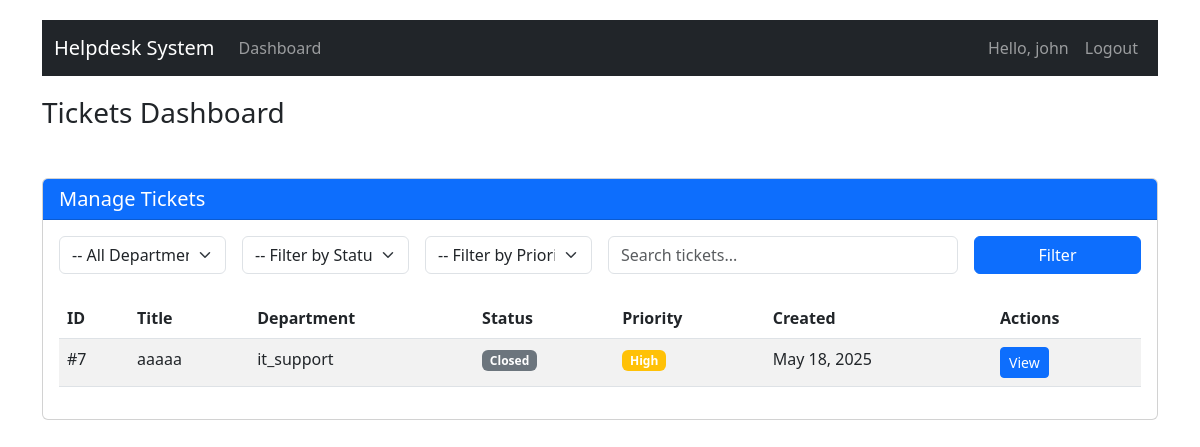
Before: / (signed in) with the older database file.
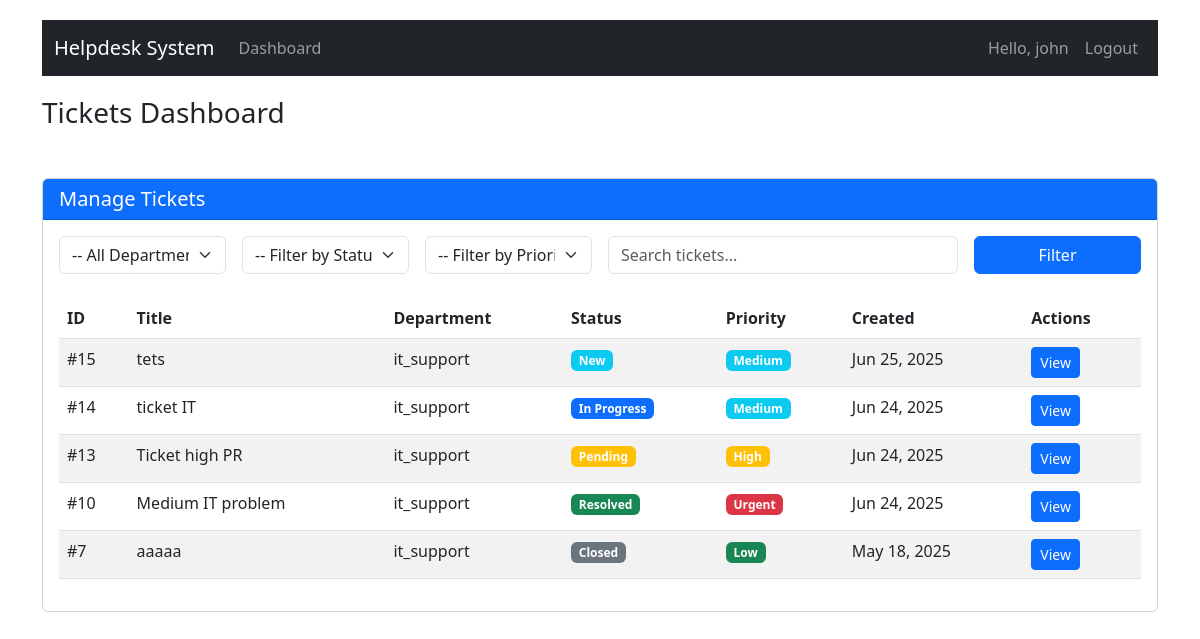
After: the same page with the newer database file.
### tickets/models.py (models this page shows, shortened)
class Ticket(models.Model):
    STATUS_CHOICES = (
        ('new', 'New'),
        ('in_progress', 'In Progress'),
        ('pending', 'Pending'),
        ('resolved', 'Resolved'),
        ('closed', 'Closed'),
    )
    PRIORITY_CHOICES = (
        ('low', 'Low'),
        ('medium', 'Medium'),
        ('high', 'High'),
        ('urgent', 'Urgent'),
    )
    title = models.CharField(max_length=200)
    description = models.TextField()
    created_by = models.ForeignKey(User, on_delete=models.CASCADE, related_name='created_tickets')
    assigned_to = models.ForeignKey(User, on_delete=models.SET_NULL, null=True, blank=True, related_name='assigned_tickets')
    department = models.ForeignKey(Department, on_delete=models.PROTECT, related_name='tickets', null=True, blank=True)
    status = models.CharField(max_length=20, choices=STATUS_CHOICES, default='new')
    priority = models.CharField(max_length=20, choices=PRIORITY_CHOICES, default='medium')
    created_at = models.DateTimeField(auto_now_add=True)
    updated_at = models.DateTimeField(auto_now=True)

class Department(models.Model):
    name = models.CharField(max_length=100, unique=True)
    description = models.TextField(blank=True)
    staff = models.ManyToManyField(User, related_name='departments', limit_choices_to={'is_staff': True})
    created_at = models.DateTimeField(auto_now_add=True)

### tickets/views.py (the view, shortened to what this page needs)
# urls.py: path('', views.dashboard, name='dashboard'),
@login_required
def dashboard(request):
    if not request.user.is_staff:
        return redirect('my_tickets')
    status = request.GET.get('status', '')
    priority = request.GET.get('priority', '')
    search = request.GET.get('search', '')
    department_id = request.GET.get('department', '')
    if request.user.is_superuser:
        tickets = Ticket.objects.all().order_by('-created_at')
        departments = Department.objects.all()
    else:
        user_departments = request.user.departments.all()
        if not user_departments.exists():
            messages.warning(request, "You don't belong to any departments. Please contact an administrator to be assigned to a department.")
        tickets = Ticket.objects.filter(department__in=user_departments).order_by('-created_at')
        departments = user_departments
    if department_id:
        tickets = tickets.filter(department_id=department_id)
    if status:
        tickets = tickets.filter(status=status)
    if priority:
        tickets = tickets.filter(priority=priority)
    if search:
        tickets = tickets.filter(
            Q(title__icontains=search) |
            Q(description__icontains=search)
        )
    context = {
        'page_obj': None,
        'status_filter': status,
        'priority_filter': priority,
        'search_query': search,
        'departments': departments,
        'selected_department': department_id,
    }
    paginator = Paginator(tickets, 10)  # 10 tickets per page
    page_number = request.GET.get('page')
    page_obj = paginator.get_page(page_number)
    context['page_obj'] = page_obj
    return render(request, 'tickets/dashboard.html', context)

### tickets/templates/tickets/dashboard.html (shortened to what this page needs)
{% extends 'base.html' %}
{% block content %}
<div class="row mb-4">
    <div class="col-md-12">
        <h3 class="mb-4">
            {% if user.is_superuser %}
            Helpdesk Analytics
            {% else %}
            Tickets Dashboard
            {% endif %}
        </h3>
    </div>
</div>
<div class="row mb-4">
    <div class="col-md-12">
        <div class="card">
            <div class="card-header bg-primary text-white d-flex justify-content-between align-items-center">
                <h5 class="card-title mb-0">
                    {% if user.is_superuser %}
                    Tickets Dashboard
                    {% else %}
                    Manage Tickets
                    {% endif %}
                </h5>
            </div>
            <div class="card-body">
                <form method="get" class="mb-4">
                    <div class="row g-3">
                        <div class="col-md-2">
                            <select name="department" class="form-select">
                                <option value="">-- All Departments --</option>
                            </select>
                        </div>
                        <div class="col-md-2">
                            <select name="status" class="form-select">
                                <option value="">-- Filter by Status --</option>
                            </select>
                        </div>
                        <div class="col-md-2">
                            <select name="priority" class="form-select">
                                <option value="">-- Filter by Priority --</option>
                            </select>
                        </div>
                        <div class="col-md-4">
                            <input type="text" name="search" class="form-control" placeholder="Search tickets..." value="{{ search_query }}">
                        </div>
                        <div class="col-md-2">
                            <button type="submit" class="btn btn-primary w-100">Filter</button>
                        </div>
                    </div>
                </form>
                <div class="table-responsive">
                    <table class="table table-striped">
                        <thead>
                            <tr>
                                <th>ID</th>
                                <th>Title</th>
                                <th>Department</th>
                                <th>Status</th>
                                <th>Priority</th>
                                <th>Created</th>
                                <th>Actions</th>
                            </tr>
                        </thead>
                        <tbody>
                            {% for ticket in page_obj %}
                            <tr>
                                <td>#{{ ticket.id }}</td>
                                <td>{{ ticket.title }}</td>
                                <td>{{ ticket.department.name }}</td>
                                <td>
                                    {% if ticket.status == 'new' %}
                                    <span class="badge bg-info">New</span>
                                    {% elif ticket.status == 'in_progress' %}
                                    <span class="badge bg-primary">In Progress</span>
                                    {% elif ticket.status == 'pending' %}
                                    <span class="badge bg-warning">Pending</span>
                                    {% elif ticket.status == 'resolved' %}
                                    <span class="badge bg-success">Resolved</span>
                                    {% else %}
                                    <span class="badge bg-secondary">Closed</span>
                                    {% endif %}
                                </td>
                                <td>
                                    {% if ticket.priority == 'low' %}
                                    <span class="badge bg-success">Low</span>
                                    {% elif ticket.priority == 'medium' %}
                                    <span class="badge bg-info">Medium</span>
                                    {% elif ticket.priority == 'high' %}
                                    <span class="badge bg-warning">High</span>
                                    {% else %}
                                    <span class="badge bg-danger">Urgent</span>
                                    {% endif %}
                                </td>
                                <td>{{ ticket.created_at|date:"M d, Y" }}</td>
                                <td>
                                    <a href="{% url 'ticket_detail' ticket.id %}" class="btn btn-sm btn-primary">View</a>
                                </td>
                            </tr>
                            {% empty %}
                            <tr>
                                <td colspan="7" class="text-center">No tickets found.</td>
                            </tr>
                            {% endfor %}
                        </tbody>
                    </table>
                </div>
            </div>
        </div>
    </div>
</div>
{% endblock %}

### templates/base.html (shortened to what this page needs)
<!DOCTYPE html>
<html lang="en">
<head>
    <link href="https://cdn.jsdelivr.net/npm/bootstrap@5.3.0/dist/css/bootstrap.min.css" rel="stylesheet">
</head>
<body>
    <div class="container">
        <nav class="navbar navbar-expand-lg navbar-dark bg-dark">
            <div class="container-fluid">
                <a class="navbar-brand" href="{% url 'dashboard' %}">Helpdesk System</a>
                <div class="collapse navbar-collapse" id="navbarNav">
                    <ul class="navbar-nav me-auto">
                        {% if user.is_staff %}
                        <li class="nav-item">
                            <a class="nav-link" href="{% url 'dashboard' %}">Dashboard</a>
                        </li>
                        {% endif %}
                    </ul>
                    <ul class="navbar-nav">
                        {% if user.is_authenticated %}
                        <li class="nav-item">
                            <span class="nav-link">Hello, {{ user.username }}</span>
                        </li>
                        <li class="nav-item">
                            <form method="post" action="{% url 'accounts:logout' %}" class="d-inline">
                                <button type="submit" class="nav-link btn btn-link">Logout</button>
                            </form>
                        </li>
                        {% else %}
                        <li class="nav-item">
                            <a class="nav-link" href="{% url 'accounts:login' %}">Login</a>
                        </li>
                        {% endif %}
                    </ul>
                </div>
            </div>
        </nav>
        <div class="content">
            {% block content %}
            {% endblock %}
        </div>
    </div>
</body>
</html>

### templates/base.html (style rules this page uses)
body { padding-top: 20px; }
.navbar { margin-bottom: 20px; }

Changed rows visible on the page:
added Ticket: id "15", title "tets", department.name "it_support", status "New", priority "Medium", created_at "Jun 25, 2025"
added Ticket: id "14", title "ticket IT", department.name "it_support", status "In Progress", priority "Medium", created_at "Jun 24, 2025"
added Ticket: id "13", title "Ticket high PR", department.name "it_support", status "Pending", priority "High", created_at "Jun 24, 2025"
added Ticket: id "10", title "Medium IT problem", department.name "it_support", status "Resolved", priority "Urgent", created_at "Jun 24, 2025"
changed Ticket "aaaaa": priority "High" → "Low"
